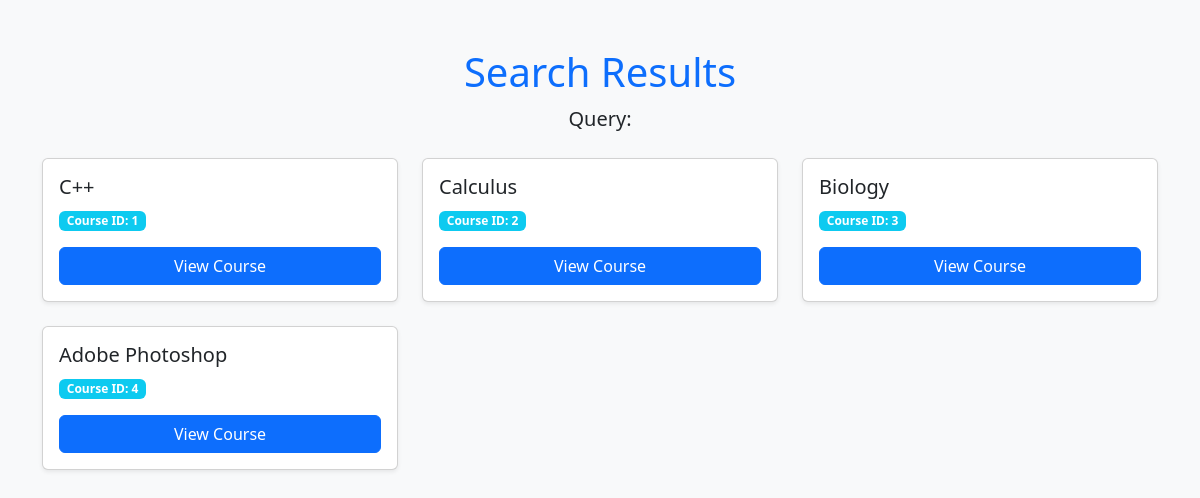
Screenshot of /search with the database file from the repository.
### main/models.py (models this page shows)
class Course(models.Model):
    category = models.CharField(max_length=50)
    teacher = models.CharField(max_length=50)
    title = models.CharField(max_length=150)
    description = models.TextField()

### main/views.py (the view)
# urls.py: path('search', cv.search, name='courses_search'),
    def search(self, request):
        query = request.GET.get('q', None)  # Get the search query from the request
        if query:
            courses = Course.objects.filter(
                models.Q(name__icontains=query) | models.Q(description__icontains=query)
            )
        else:
            courses = Course.objects.all()
            print(courses)
        return render(request, 'main/search.html', {'courses': courses, 'query': query})

### main/templates/main/search.html (shortened to what this page needs)
<!DOCTYPE html>
<html lang="en">
<head>
    <link href="https://cdn.jsdelivr.net/npm/bootstrap@5.3.0-alpha3/dist/css/bootstrap.min.css" rel="stylesheet">
</head>
<body class="bg-light">
<div class="container py-5">
    <div class="mb-4 text-center">
        <h1 class="text-primary">Search Results</h1>
        <p class="lead">Query: </p>
    </div>
    {% if courses %}
    <div class="row g-4">
        {% for course in courses %}
        <div class="col-md-6 col-lg-4">
            <div class="card shadow-sm h-100">
                <div class="card-body">
                    <h5 class="card-title text-dark">{{ course.title }}</h5>
                    <p class="card-text">
                        <span class="badge bg-info">Course ID: {{ course.id }}</span>
                    </p>
                    <a href="/view/{{ course.id }}" class="btn btn-primary w-100">View Course</a>
                </div>
            </div>
        </div>
        {% endfor %}
    </div>
    {% else %}
    <div class="alert alert-warning text-center mt-4" role="alert">
        No courses found.
    </div>
    {% endif %}
</div>
</body>
</html>

### rows the page displays
Course: title "C++", id "1"
Course: title "Calculus", id "2"
Course: title "Biology", id "3"
Course: title "Adobe Photoshop", id "4"
